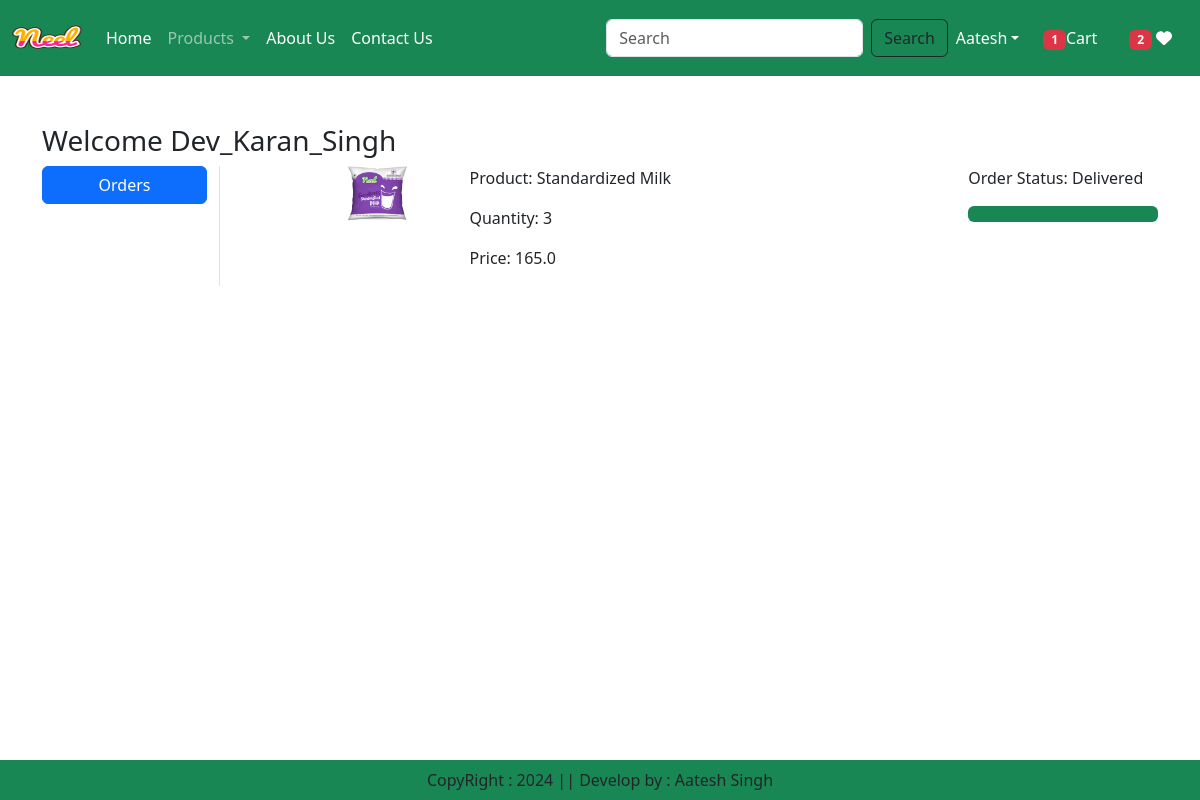
/orders/ (signed in), run on an earlier commit of the app's database.
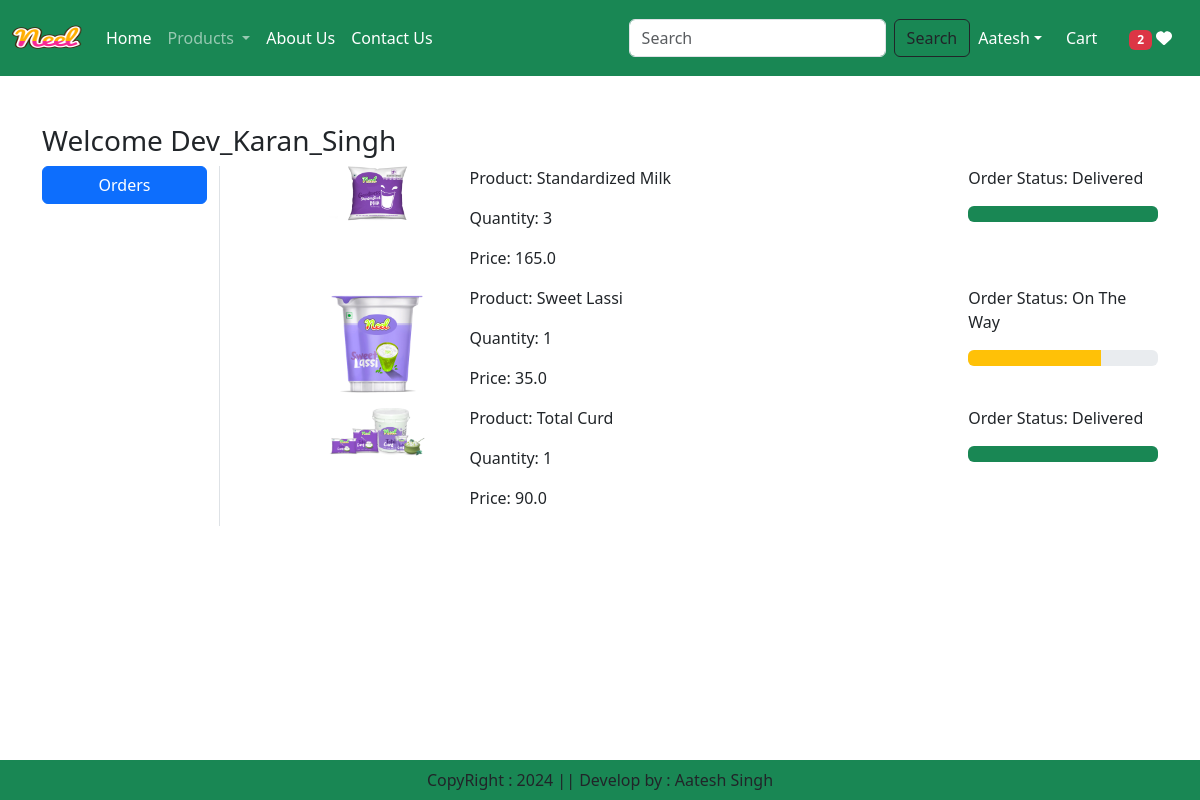
And on a later commit of the database.
### app/models.py (models this page shows, shortened)
class OrderPlaced(models.Model):
    user = models.ForeignKey(User,on_delete=models.CASCADE)
    customer = models.ForeignKey(Customer,on_delete=models.CASCADE)
    product = models.ForeignKey(Product, on_delete=models.CASCADE)
    quantity = models.PositiveIntegerField(default=1)
    ordered_date = models.DateTimeField(auto_now_add=True)
    status = models.CharField(max_length=50, choices =STATUS_CHOICES, default = 'Pending')
    payment = models.ForeignKey(Payment, on_delete=models.CASCADE, default="")
    @property
    def total_cost(self):
        return self.quantity * self.product.discounted_price

class Product(models.Model):
    title = models.CharField(max_length=100)
    selling_price = models. FloatField()
    discounted_price =  models.FloatField()
    description= models. TextField()
    composition = models.TextField(default='')
    prodapp = models. TextField(default='')
    category = models.CharField(choices=CATEGORY_CHOICES, max_length=2)
    product_image = models.ImageField(upload_to = 'product')

### app/views.py (the view)
# urls.py: path('orders/', views.orders, name="orders"),
@login_required
def orders(request):
    totalitem = 0
    wishitem = 0
    if request.user.is_authenticated:
        totalitem = len(Cart.objects.filter(user=request.user))
        wishitem = len(Wishlist.objects.filter(user=request.user))
    order_placed = OrderPlaced.objects.filter(user=request.user)
    return render(request,"app/orders.html",locals())

### app/templates/app/orders.html (shortened to what this page needs)
{% extends "app/base.html" %}
{% load static %}
{% block main-content %}
<div class="container my-5">
    <div class="row">
        <h3>Welcome <span class ="text-captalize">{{request.user}}</span></h3>
        <div class="col-sm-2 border-end">
            <ul class="list-unstyled">
                <li class="d-grid"><a href="{% url 'orders' %}" class="btn btn-primary">Orders</a></li>
            </ul>
        </div>
        <div class="col-sm-9 offset-sm-1">
            {% for op in order_placed %}
            <div class="row">
                <div class="col-sm-2">
                    <img src="{{op.product.product_image.url}}" class="img-fluid" height="100" width="100" />
                </div>
                <div class="col-sm-7">
                    <p>Product: {{op.product.title}}</p>
                    <p> Quantity: {{op.quantity}}</p>
                    <p>Price: {{op.total_cost}}</p>
                </div>
                <div class="col-sm-3">
                    <p>Order Status: {{op.status}}</p>
                    {% if op.status == 'On The Way' %}
                    <div class = "progress">
                        <div class = "progress-bar bg-warning" role="progressbar" style="width: 70%" aria-valuenow="70" aria-valuemin="0" aria-valuemax="100"></div>
                    </div>
                    {% endif %}
                    {% if op.status == 'Delivered' %}
                    <div class = "progress">
                        <div class = "progress-bar bg-success" role="progressbar" style="width: 100%" aria-valuenow="100" aria-valuemin="0" aria-valuemax="100"></div>
                    </div>
                    {% endif %}
                </div>
            </div>
            {% endfor %}
        </div>
    </div>
</div>
{% endblock main-content %}

What changed in the data, as far as the page shows it:
added OrderPlaced: product.product_image (picture), product "Sweet Lassi", quantity "1", total_cost "35.0", status "On The Way"
added OrderPlaced: product.product_image (picture), product "Total Curd", quantity "1", total_cost "90.0", status "Delivered"
Also different on the page:
{{ totalitem }}: "1" → (not shown)
